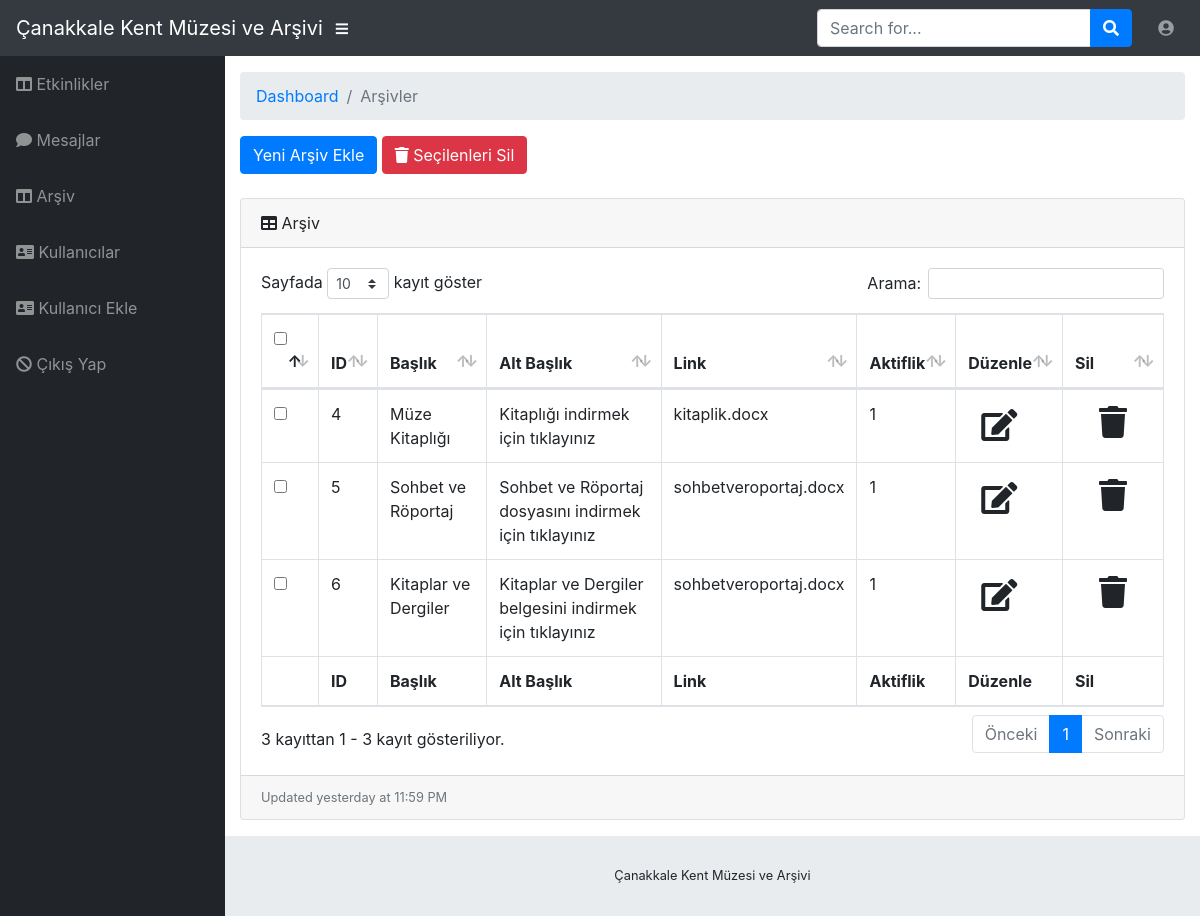
Screenshot of /admin/admin/arsivler.php (signed in) with the database file from the repository.
### tables this page shows
CREATE TABLE `arsiv` (
  `id` int(11) NOT NULL,
  `baslik` varchar(100) NOT NULL,
  `altbaslik` varchar(100) NOT NULL,
  `link` varchar(100) NOT NULL,
  `aktif` varchar(11) NOT NULL
);

### admin/admin/arsivler.php (the view, shortened to what this page needs)
<?php
include('../inc/vt.php');
include('inc/head.php');
include('inc/nav.php');
include('inc/sidebar.php');
$sorgu = $baglanti->prepare("SELECT * FROM arsiv");
$sorgu->execute();
?>
<head>
</head>
<div id="content-wrapper">
    <div class="container-fluid">
        <ol class="breadcrumb">
            <li class="breadcrumb-item">
                <a href="#">Dashboard</a>
            </li>
            <li class="breadcrumb-item active">Arşivler</li>
        </ol>
 <form action="" method="post">
    <a class="btn btn-primary" href="arsivekle.php">Yeni Arşiv Ekle</a>
        <button type="submit" value="" onclick="return confirmDel();" class="btn btn-danger font-18"><i class="fa fa-trash"></i> Seçilenleri Sil</button><br><br>
        <div class="card mb-3">
            <div class="card-header">
                <i class="fas fa-table"></i>
                Arşiv
            </div>
            <div class="card-body">
                <div class="table-responsive">
                    <table class="table table-bordered" id="dataTable" width="100%" cellspacing="0">
                        <thead>
                        <tr>
                            <th>
                                <div class="checkbox">
                            <input type="checkbox" id="select_all" onclick="TumunuSec();" value="">
                          </div></th>
                            <th>ID</th>
                            <th>Başlık</th>
                            <th>Alt Başlık</th>
                            <th>Link</th>
                            <th>Aktiflik</th>
                            <th>Düzenle</th>
                            <th>Sil</th>
                        </tr>
                        </thead>
                        <tfoot>
                        <tr>
                            <th></th>
                            <th>ID</th>
                            <th>Başlık</th>
                            <th>Alt Başlık</th>
                            <th>Link</th>
                            <th>Aktiflik</th>
                            <th>Düzenle</th>
                            <th>Sil</th>
                        </tr>
                        </tfoot>
                        <tbody>
                        <?php while ($sonuc = $sorgu->fetch()) { ?>
                            <tr>
                                <td>
                                <div class="checkbox">
                              <input class="chck" type="checkbox" name="sil[]" value="<?php echo $sonuc['id']; ?>">
                                </div>
                                </td>
                                <td><?= $sonuc["id"] ?></td>
                                <td><?= $sonuc["baslik"] ?></td>
                                <td><?= $sonuc["altbaslik"] ?></td>
                                <td><?= $sonuc["link"] ?></td>
                                <td><?= $sonuc["aktif"] ?></td>
                                <td><a class="btn btn" href="arsivguncelle.php?id=<?= $sonuc["id"] ?>"><span
                                                    class="fa fa-edit fa-2x"></span></a></td>
                                 <td>
                                    <a class="dropdown-item" href="#" data-toggle="modal"
                                       data-target="#sil<?= $sonuc["id"] ?>"><span class="fa fa-trash fa-2x"></span></a>
                                </td>
                            </tr>
                            <?php
                        }
                        ?>
                        </tbody>
                    </table>
                </form>
                </div>
            </div>
            <div class="card-footer small text-muted">Updated yesterday at 11:59 PM</div>
        </div>
    <?php
    include('inc/footer.php');
    ?>
    <link rel="stylesheet" type="text/css" href="css/switch.css">

### admin/admin/inc/head.php (shortened to what this page needs)
<!DOCTYPE html>
<html lang="tr">
<head>
    <link href="vendor/fontawesome-free/css/all.min.css" rel="stylesheet" type="text/css">
    <link href="vendor/datatables/dataTables.bootstrap4.css" rel="stylesheet">
    <link href="css/sb-admin.css" rel="stylesheet">
</head>

### admin/admin/inc/nav.php (shortened to what this page needs)
<body id="page-top">
<nav class="navbar navbar-expand navbar-dark bg-dark static-top">
    <a class="navbar-brand mr-1" href="index.php">Çanakkale Kent Müzesi ve Arşivi</a>
    <button class="btn btn-link btn-sm text-white order-1 order-sm-0" id="sidebarToggle" href="#">
        <i class="fas fa-bars"></i>
    </button>
    <form class="d-none d-md-inline-block form-inline ml-auto mr-0 mr-md-3 my-2 my-md-0">
        <div class="input-group">
            <input type="text" class="form-control" placeholder="Search for..." aria-label="Search"
                   aria-describedby="basic-addon2">
            <div class="input-group-append">
                <button class="btn btn-primary" type="button">
                    <i class="fas fa-search"></i>
                </button>
            </div>
        </div>
    </form>
    <ul class="navbar-nav ml-auto ml-md-0">
        <li class="nav-item dropdown no-arrow">
            <a class="nav-link dropdown-toggle" href="#" id="userDropdown" role="button" data-toggle="dropdown"
               aria-haspopup="true" aria-expanded="false">
                <i class="fas fa-user-circle fa-fw"></i>
            </a>
        </li>
    </ul>
</nav>

### admin/admin/inc/sidebar.php
<div id="wrapper">
    <ul class="sidebar navbar-nav">
			        <li class="nav-item" >
            <a class="nav-link" href="etkinlik.php">
        <i class="fas fa-columns"></i>
                <span>Etkinlikler</span></a>
        </li>
		<li class="nav-item ">
            <a class="nav-link" href="mesaj.php">
               <i class="fas fa-comment"></i>
                <span>Mesajlar</span></a>
        </li>
        <li class="nav-item" >
            <a class="nav-link" href="arsivler.php">
        <i class="fas fa-columns"></i>
                <span>Arşiv</span></a>
        </li>
        <?php
        if (yetkikontrol()=="yetkili") {?>
        <li class="nav-item ">
            <a class="nav-link" href="kullanicilar.php">
               <i class="fas fa-address-card"></i>
                <span>Kullanıcılar</span></a>
                <?php } ?>
        </li>
        <?php
        if (yetkikontrol()=="yetkili") {?>
        <li class="nav-item ">
            <a class="nav-link" href="kullaniciekle.php">
               <i class="fas fa-address-card"></i>
                <span>Kullanıcı Ekle</span></a>
        </li>
    <?php } ?>
		        <li class="nav-item">
            <a class="nav-link"  class="dropdown-item" href="#" data-toggle="modal" data-target="#logoutModal">
                <i class="fas fa-ban"></i>
                <span>Çıkış Yap</span></a>
        </li>
    </ul>
<?php
function yetkikontrol() {
    if (empty($_SESSION['kadi'])) {
        $kadi="x";
    } else {
        $kadi=$_SESSION['kadi'];
    }
    include '../inc/vt.php';
    $yetki=$baglanti->prepare("SELECT kul_yetki FROM kullanicilar where kadi=:kadi");
    $yetki->execute(array(
        'kadi' => $kadi
    ));
    $yetkicek=$yetki->fetch(PDO::FETCH_ASSOC);
    if ($yetkicek['kul_yetki']=='yetkili') {
        $sonuc="yetkili";
        return $sonuc;
    } else {
        $sonuc="yetkisiz";
        return $sonuc;
    }
};
 ?>

### admin/admin/inc/footer.php (shortened to what this page needs)
			<body style="background-color:
			<?php
 if(isset($_SESSION['color'])){
 echo $_SESSION['color'];
 }else{
	 echo white;
 }
 ?>;" >
<footer class="sticky-footer">
    <div class="container my-auto">
        <div class="copyright text-center my-auto">
            <span>Çanakkale Kent Müzesi ve Arşivi</span>
        </div>
    </div>
</footer>
</body>
</html>

### rows the page displays
arsiv: id "4", baslik "Müze Kitaplığı", altbaslik "Kitaplığı indirmek için tıklayınız", link "kitaplik.docx", aktif "1"
arsiv: id "5", baslik "Sohbet ve Röportaj", altbaslik "Sohbet ve Röportaj dosyasını indirmek için tıklayınız", link "sohbetveroportaj.docx", aktif "1"
arsiv: id "6", baslik "Kitaplar ve Dergiler", altbaslik "Kitaplar ve Dergiler belgesini indirmek için tıklayınız", link "sohbetveroportaj.docx", aktif "1"
